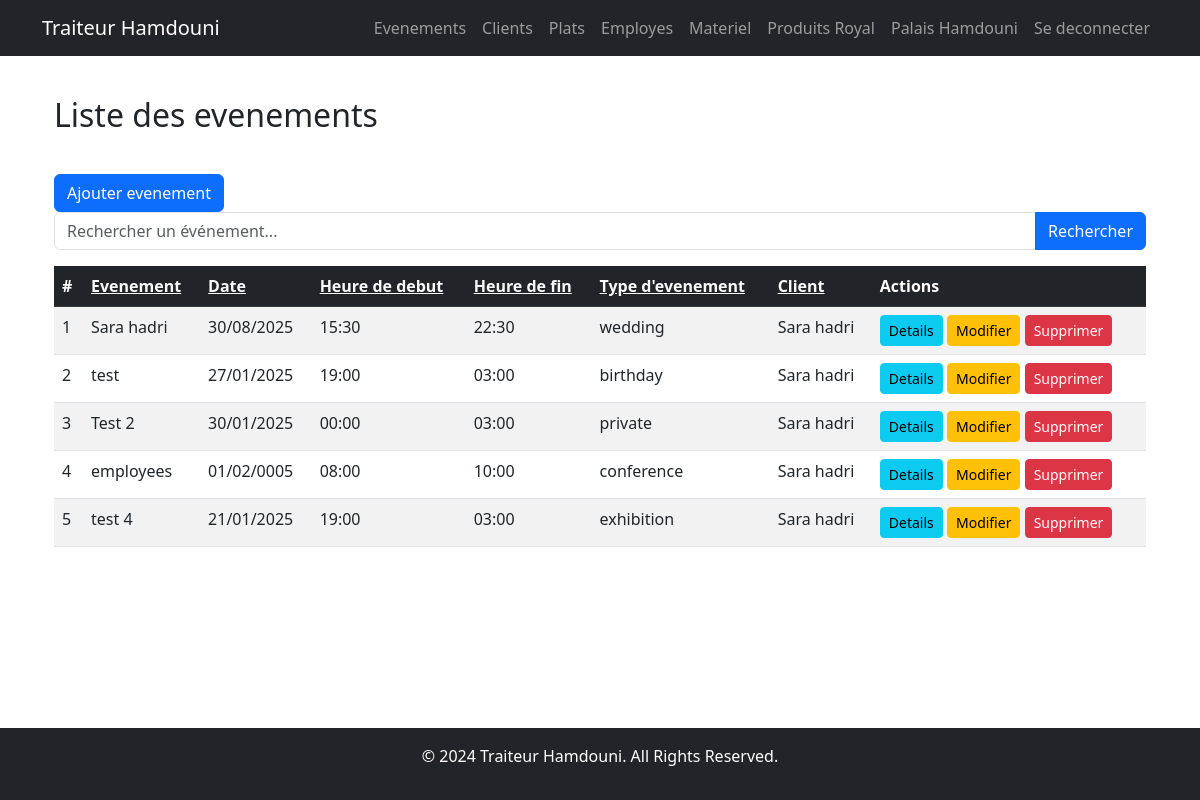
Before: /events/ (signed in) with the older database file.
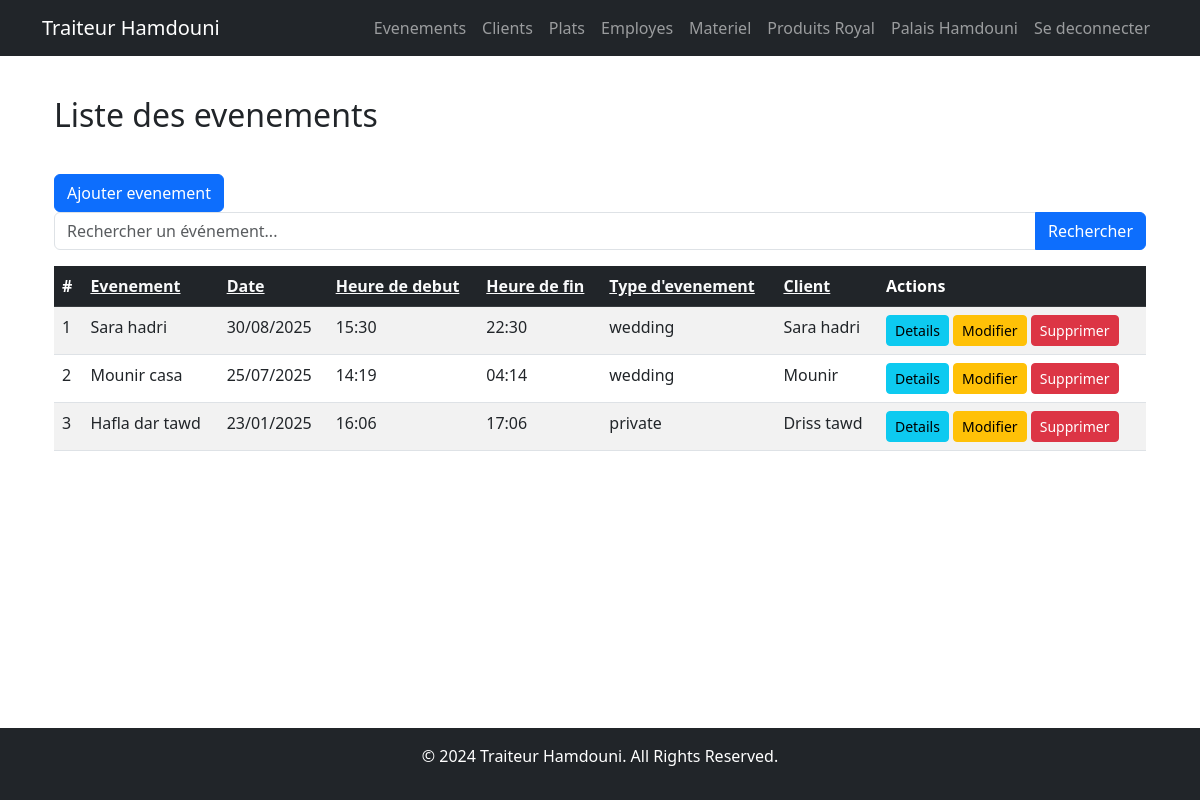
After: the same page with the newer database file.
### events/models.py (models this page shows, shortened)
class Event(models.Model):
    EVENT_TYPES = [
        ('wedding', 'Mariage'),
        ('corporate', 'Événement d\'entreprise'),
        ('birthday', 'Anniversaire'),
        ('private', 'Fête privée'),
        ('engagement', 'Fiançailles'),
        ('baptism', 'Baptême'),
        ('marriage_signature', 'Signature d\'acte de mariage'),
        ('family_reunion', 'Réunion de famille'),
        ('conference', 'Conférence'),
        ('charity_event', 'Événement caritatif'),
        ('graduation', 'Remise de diplômes'),
        ('baby_shower', 'Fête de naissance'),
        ('festival', 'Festival'),
        ('exhibition', 'Exposition'),
        ('concert', 'Concert'),
        ('anniversary', 'Anniversaire de mariage'),
        ('new_year', 'Nouvel An'),
        ('retirement', 'Départ à la retraite'),
    ]
    PAYMENT_STATUS_CHOICES = [
        ('pending', 'En attente'),
        ('partial', 'Avance'),
        ('paid', 'Payé'),
    ]
    EVENT_STATUS_CHOICES = [
        ('scheduled', 'Programmé'),
        ('completed', 'Terminé'),
        ('cancelled', 'Annulé'),
    ]
    name = models.CharField(max_length=255, verbose_name="Event Name")
    date = models.DateField(verbose_name="Event Date")
    start_time = models.TimeField(verbose_name="Start Time")
    end_time = models.TimeField(verbose_name="End Time")
    event_type = models.CharField(max_length=50, choices=EVENT_TYPES, blank=True, verbose_name="Event Type")
    client = models.ForeignKey(Customer, on_delete=models.CASCADE, related_name="events")
    number_of_guests = models.PositiveIntegerField(blank=True, null=True, verbose_name="Number of Guests")
    venue_name = models.CharField(max_length=255, blank=True, verbose_name="Venue Name")
    venue_address = models.TextField(blank=True, verbose_name="Venue Address")
    venue_contact = models.CharField(max_length=20, verbose_name="Venue Contact", blank=True, null=True)
    selected_dishes = models.ManyToManyField(Dish, related_name="events", verbose_name="Selected Dishes")
    selected_products = models.ManyToManyField(
        "products.Product",  # Use string reference to avoid circular import
        through="EventProduct",
        related_name="events",
        verbose_name="Selected Products",
    )
    assigned_staff = models.ManyToManyField(Employee, related_name="assigned_events", blank=True)
    decorations_required = models.BooleanField(default=False, verbose_name="Decorations Required")
    logistics_notes = models.TextField(blank=True, null=True, verbose_name="Logistics Notes")
    price_per_table = models.DecimalField(max_digits=10, decimal_places=2, blank=True, verbose_name="Price per Table", default=0.00)
    number_of_tables = models.PositiveIntegerField(verbose_name="Number of Tables", blank=True, default=0)
    price_of_decoration = models.DecimalField(max_digits=10, decimal_places=2, blank=True, verbose_name="Price of Decoration", default=0.00)
    price_of_extras = models.DecimalField(max_digits=10, decimal_places=2, blank=True, verbose_name="Price of Extras", default=0.00)
    event_cost = models.DecimalField(max_digits=10, decimal_places=2, verbose_name="Event Cost", default=0.00, blank=True)
    amount_paid = models.DecimalField(max_digits=10, decimal_places=2, verbose_name="Amount Paid", default=0.00)
    payment_status = models.CharField(max_length=20, choices=PAYMENT_STATUS_CHOICES, default='pending', verbose_name="Payment Status")
    event_status = models.CharField(max_length=20, choices=EVENT_STATUS_CHOICES, default='scheduled', blank=True, verbose_name="Event Status")
    event_notes = models.TextField(blank=True, null=True, verbose_name="Event Notes")

### client/models.py (models this page shows)
class Customer(models.Model):
    full_name = models.CharField(max_length=255, verbose_name="Full Name")
    phone_number = models.CharField(max_length=15, verbose_name="Phone Number")
    address = models.TextField(verbose_name="Address")
    def __str__(self):
        return self.full_name

### events/views.py (the view)
# urls.py: path('', event_list, name='event_list'),
def event_list(request):
    query = request.GET.get('q', '')  # Get search query from the request
    events = Event.objects.all()
    if query:
        events = events.filter(
            Q(name__icontains=query) |  # Search by event name
            Q(event_type__icontains=query) |  # Search by event type
            Q(client__full_name__icontains=query)  # Correct field name for Customer
        )
    return render(request, 'events/event_list.html', {'events': events, 'query': query})

### events/templates/events/event_list.html (shortened to what this page needs)
{% extends 'base.html' %}
{% block content %}
<div class="container mt-3">
    <h2 class="mb-4">Liste des evenements</h2>
    <a href="{% url 'events:add_event' %}" class="btn btn-primary mt-3">Ajouter evenement</a>
    <form method="GET" class="mb-3">
        <div class="input-group">
            <input type="text" name="q" class="form-control" placeholder="Rechercher un événement..." value="{{ query }}">
            <button type="submit" class="btn btn-primary">Rechercher</button>
        </div>
    </form>
    <table class="table table-striped mt-2">
        <thead class="table-dark">
            <tr>
                <th>#</th>
                <th>
                    <a href="?sort_by=name&order={% if sort_by == 'name' and sort_order == 'asc' %}desc{% else %}asc{% endif %}" class="text-light">
                        Evenement
                    </a>
                </th>
                <th>
                    <a href="?sort_by=date&order={% if sort_by == 'date' and sort_order == 'asc' %}desc{% else %}asc{% endif %}" class="text-light">
                        Date
                    </a>
                </th>
                <th>
                    <a href="?sort_by=start_time&order={% if sort_by == 'start_time' and sort_order == 'asc' %}desc{% else %}asc{% endif %}" class="text-light">
                        Heure de debut
                    </a>
                </th>
                <th>
                    <a href="?sort_by=end_time&order={% if sort_by == 'end_time' and sort_order == 'asc' %}desc{% else %}asc{% endif %}" class="text-light">
                        Heure de fin
                    </a>
                </th>
                <th>
                    <a href="?sort_by=event_type&order={% if sort_by == 'event_type' and sort_order == 'asc' %}desc{% else %}asc{% endif %}" class="text-light">
                        Type d'evenement
                    </a>
                </th>
                <th>
                    <a href="?sort_by=client&order={% if sort_by == 'client' and sort_order == 'asc' %}desc{% else %}asc{% endif %}" class="text-light">
                        Client
                    </a>
                </th>
                <th>Actions</th>
            </tr>
        </thead>
        <tbody>
            {% for event in events %}
            <tr>
                <td>{{ forloop.counter }}</td>
                <td>{{ event.name }}</td>
                <td>{{ event.date|date:"d/m/Y" }}</td>
                <td>{{ event.start_time|time:"H:i" }}</td>
                <td>{{ event.end_time|time:"H:i" }}</td>
                <td>{{ event.event_type }}</td>
                <td>{{ event.client }}</td>
                <td>
                    <a href="{% url 'events:event_detail' event.id %}" class="btn btn-info btn-sm">Details</a>
                    <a href="{% url 'events:edit_event' event.id %}" class="btn btn-warning btn-sm">Modifier</a>
                    <a href="{% url 'events:delete_event' event.id %}" class="btn btn-danger btn-sm">Supprimer</a>
                </td>
            </tr>
            {% empty %}
            <tr>
                <td colspan="8" class="text-center">Pas d'evenement.</td>
            </tr>
            {% endfor %}
        </tbody>
    </table>
</div>
{% endblock %}

Changed rows visible on the page:
removed Event: name "employees", date "01/02/0005", start_time "08:00", end_time "10:00", event_type "conference", client "Sara hadri"
removed Event: name "test 4", date "21/01/2025", start_time "19:00", end_time "03:00", event_type "exhibition", client "Sara hadri"
changed Event: name "test" → "Mounir casa"; date "27/01/2025" → "25/07/2025"; start_time "19:00" → "14:19"; end_time "03:00" → "04:14"; event_type "birthday" → "wedding"; client "Sara hadri" → "Mounir"
changed Event "private": name "Test 2" → "Hafla dar tawd"; date "30/01/2025" → "23/01/2025"; start_time "00:00" → "16:06"; end_time "03:00" → "17:06"; client "Sara hadri" → "Driss tawd"
